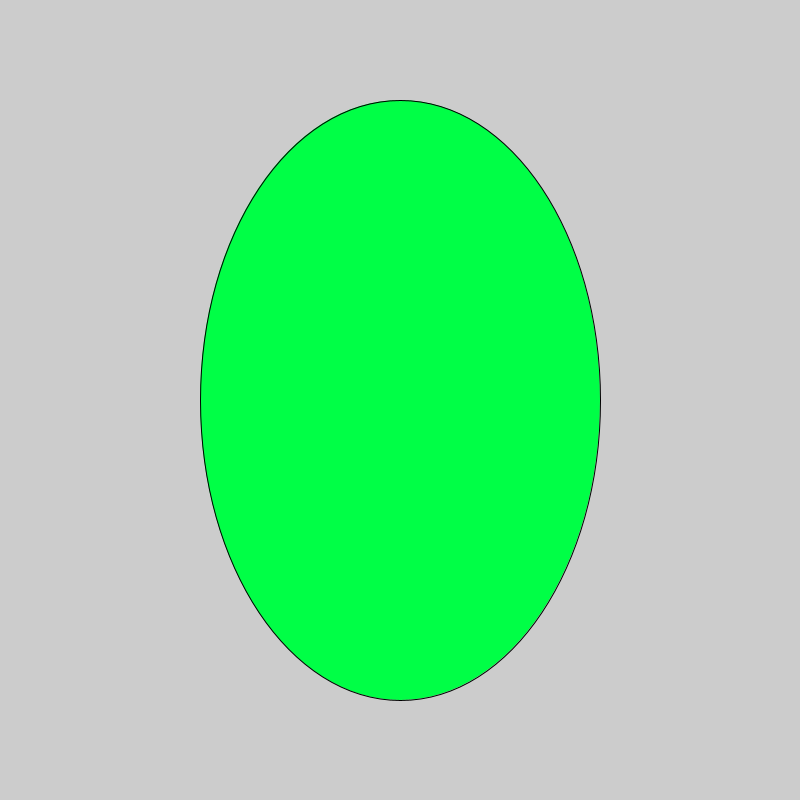
Frame 1 (no input)
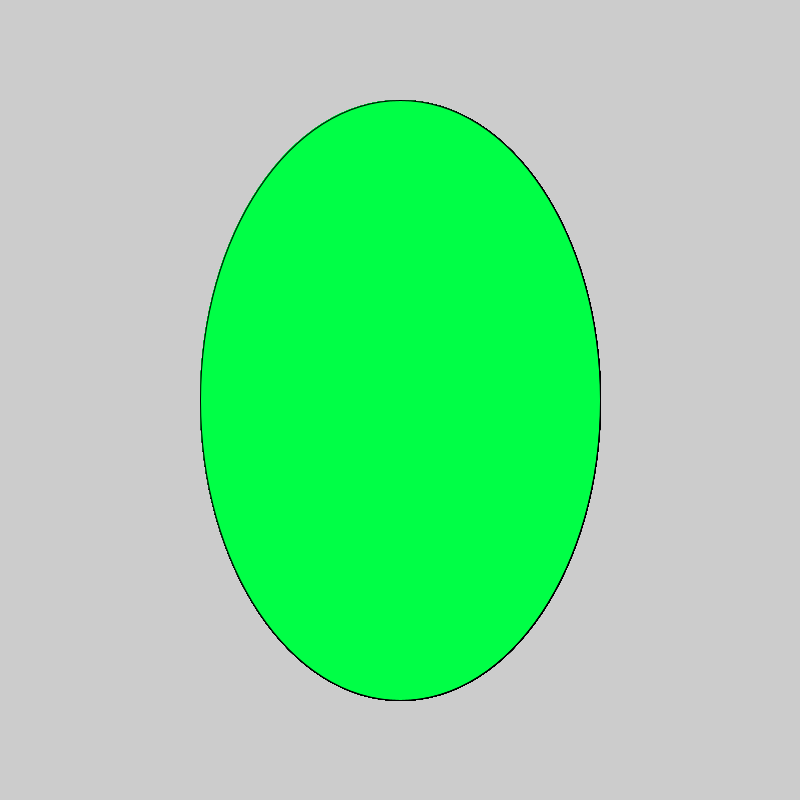
Frame 60 (the mouse pressed at the canvas centre just before this capture)
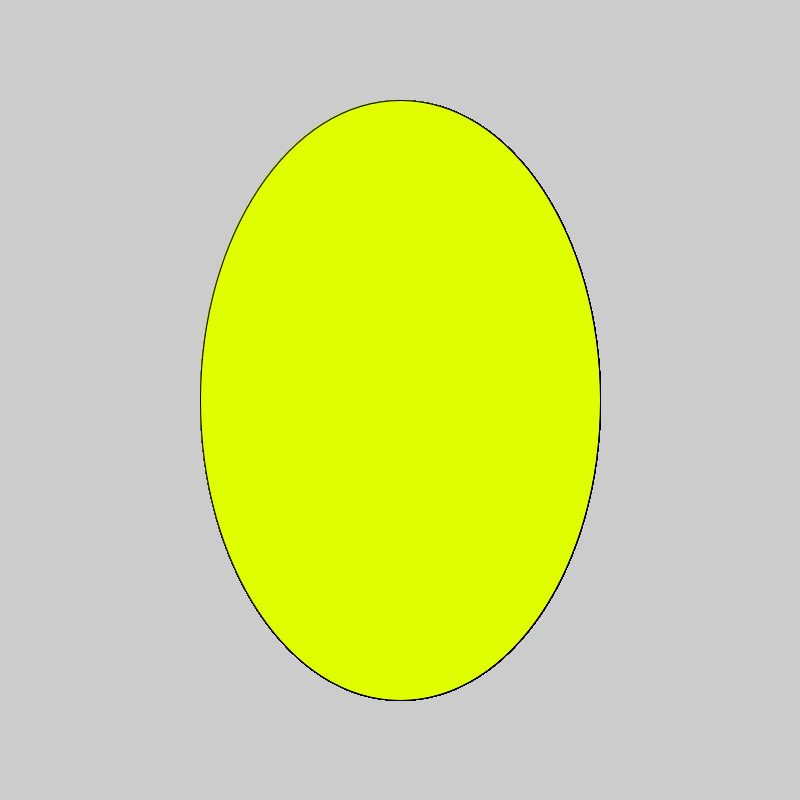
Frame 120 (the mouse held since frame 60 and released just before this capture)

The Processing sketch that drew these frames (run headless with seeded random() and noise(); from frame 60 on, the mouse is pressed at the canvas centre):

// Processing sketch: Yellow_green
// ── Yellow_green.pde
void setup() {
  size(800,800);
}
void draw(){
  if(mousePressed){
  fill(#E0FF00);
  }
else{
  fill(#00FF46);
}
  ellipse(400,400,400,600);
  
}
